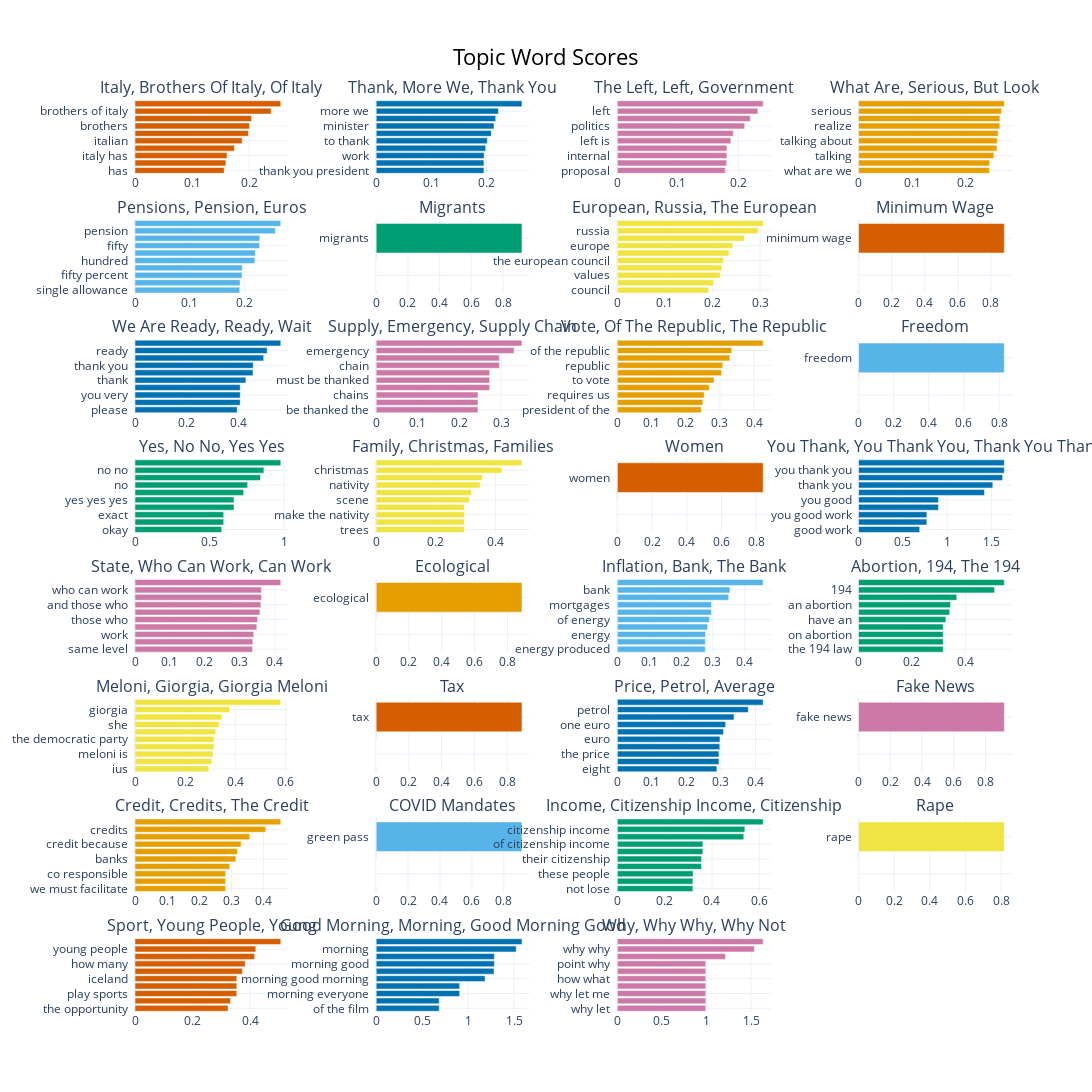

Notebook cell for this chart:
### Markdown cell above
Show the documents in a particular topic

### Code cell
fig = topic_model.visualize_barchart(width=280, height=330, top_n_topics=60, n_words=13, custom_labels=True)
fig.write_html(processed_dir + 'html/topic-word-scores.html')
fig

### Figure 1 — Plotly figure (JSON) as saved in the notebook; plotly's stock layout.template omitted (floating-point values rounded to 4 significant figures)
{"data": [{"marker": {"color": "#D55E00"}, "orientation": "h", "type": "bar", "x": [0.1562, 0.1592, 0.1611, 0.174, 0.1876, 0.1986, 0.2005, 0.204, 0.2383, 0.2553], "xaxis": "x", "y": ["has  ", "in italy  ", "italy has  ", "italians  ", "italian  ", "brothers of  ", "brothers  ", "of italy  ", "brothers of italy  ", "italy  "], "yaxis": "y"}, {"marker": {"color": "#0072B2"}, "orientation": "h", "type": "bar", "x": [0.1954, 0.1954, 0.1958, 0.1985, 0.2016, 0.2088, 0.2137, 0.2168, 0.2218, 0.2644], "xaxis": "x2", "y": ["thank you president  ", "you president  ", "work  ", "thank the  ", "to thank  ", "president  ", "minister  ", "thank you  ", "more we  ", "thank  "], "yaxis": "y2"}, {"marker": {"color": "#CC79A7"}, "orientation": "h", "type": "bar", "x": [0.1781, 0.1803, 0.1807, 0.1807, 0.1872, 0.1914, 0.2101, 0.2194, 0.2319, 0.2406], "xaxis": "x3", "y": ["proposal  ", "electoral campaign  ", "internal  ", "comparison  ", "left is  ", "the left is  ", "politics  ", "government  ", "left  ", "the left  "], "yaxis": "y3"}, {"marker": {"color": "#E69F00"}, "orientation": "h", "type": "bar", "x": [0.2442, 0.2442, 0.2522, 0.2578, 0.2584, 0.2601, 0.2633, 0.2633, 0.2664, 0.2716], "xaxis": "x4", "y": ["what are we  ", "you realize  ", "talking  ", "ve heard  ", "talking about  ", "me  ", "realize  ", "but look  ", "serious  ", "what are  "], "yaxis": "y4"}, {"marker": {"color": "#56B4E9"}, "orientation": "h", "type": "bar", "x": [0.1908, 0.1914, 0.195, 0.1956, 0.2184, 0.2193, 0.2272, 0.2274, 0.2558, 0.2657], "xaxis": "x5", "y": ["single allowance  ", "hundred and  ", "fifty percent  ", "leave  ", "hundred  ", "percent  ", "fifty  ", "euros  ", "pension  ", "pensions  "], "yaxis": "y5"}, {"marker": {"color": "#009E73"}, "orientation": "h", "type": "bar", "x": [0, 0, 0, 0, 0, 0, 0, 0, 0, 0.9194], "xaxis": "x6", "y": ["  ", "  ", "  ", "  ", "  ", "  ", "  ", "  ", "  ", "migrants  "], "yaxis": "y6"}, {"marker": {"color": "#F0E442"}, "orientation": "h", "type": "bar", "x": [0.1921, 0.2024, 0.2167, 0.2198, 0.2231, 0.2349, 0.2426, 0.267, 0.2961, 0.3066], "xaxis": "x7", "y": ["council  ", "of the european  ", "values  ", "european council  ", "the european council  ", "putin  ", "europe  ", "the european  ", "russia  ", "european  "], "yaxis": "y7"}, {"marker": {"color": "#D55E00"}, "orientation": "h", "type": "bar", "x": [0, 0, 0, 0, 0, 0, 0, 0, 0, 0.8808], "xaxis": "x8", "y": ["  ", "  ", "  ", "  ", "  ", "  ", "  ", "  ", "  ", "minimum wage  "], "yaxis": "y8"}, {"marker": {"color": "#0072B2"}, "orientation": "h", "type": "bar", "x": [0.3962, 0.408, 0.408, 0.408, 0.4298, 0.4575, 0.4583, 0.4989, 0.5125, 0.5653], "xaxis": "x9", "y": ["please  ", "you very much  ", "you very  ", "thank you very  ", "thank  ", "are ready  ", "thank you  ", "wait  ", "ready  ", "we are ready  "], "yaxis": "y9"}, {"marker": {"color": "#CC79A7"}, "orientation": "h", "type": "bar", "x": [0.2446, 0.2446, 0.2446, 0.2726, 0.2726, 0.2726, 0.296, 0.296, 0.3314, 0.3503], "xaxis": "x10", "y": ["be thanked the  ", "thanked the  ", "chains  ", "be thanked  ", "must be thanked  ", "thanked  ", "chain  ", "supply chain  ", "emergency  ", "supply  "], "yaxis": "y10"}, {"marker": {"color": "#E69F00"}, "orientation": "h", "type": "bar", "x": [0.2457, 0.2501, 0.2543, 0.269, 0.2829, 0.3049, 0.3083, 0.3293, 0.3347, 0.4267], "xaxis": "x11", "y": ["president of the  ", "the president of  ", "requires us  ", "government  ", "to vote  ", "electoral  ", "republic  ", "the republic  ", "of the republic  ", "vote  "], "yaxis": "y11"}, {"marker": {"color": "#56B4E9"}, "orientation": "h", "type": "bar", "x": [0, 0, 0, 0, 0, 0, 0, 0, 0, 0.8302], "xaxis": "x12", "y": ["  ", "  ", "  ", "  ", "  ", "  ", "  ", "  ", "  ", "freedom  "], "yaxis": "y12"}, {"marker": {"color": "#009E73"}, "orientation": "h", "type": "bar", "x": [0.5819, 0.5951, 0.5951, 0.6645, 0.6645, 0.7289, 0.7558, 0.8416, 0.8649, 0.9784], "xaxis": "x13", "y": ["okay  ", "perfect  ", "exact  ", "yes no  ", "yes yes yes  ", "no no no  ", "no  ", "yes yes  ", "no no  ", "yes  "], "yaxis": "y13"}, {"marker": {"color": "#F0E442"}, "orientation": "h", "type": "bar", "x": [0.2954, 0.2954, 0.2954, 0.2954, 0.3118, 0.3197, 0.3486, 0.3556, 0.4213, 0.4885], "xaxis": "x14", "y": ["trees  ", "the nativity  ", "make the nativity  ", "the nativity scene  ", "scene  ", "nativity scene  ", "nativity  ", "families  ", "christmas  ", "family  "], "yaxis": "y14"}, {"marker": {"color": "#D55E00"}, "orientation": "h", "type": "bar", "x": [0, 0, 0, 0, 0, 0, 0, 0, 0, 0.8404], "xaxis": "x15", "y": ["  ", "  ", "  ", "  ", "  ", "  ", "  ", "  ", "  ", "women  "], "yaxis": "y15"}, {"marker": {"color": "#0072B2"}, "orientation": "h", "type": "bar", "x": [0.6899, 0.7703, 0.7703, 0.9014, 0.9014, 1.42, 1.514, 1.625, 1.644, 1.644], "xaxis": "x16", "y": ["good work  ", "you  ", "you good work  ", "thank you good  ", "you good  ", "thank  ", "thank you  ", "thank you thank  ", "you thank you  ", "you thank  "], "yaxis": "y16"}, {"marker": {"color": "#CC79A7"}, "orientation": "h", "type": "bar", "x": [0.3362, 0.337, 0.3396, 0.3483, 0.3505, 0.3575, 0.36, 0.3616, 0.3616, 0.417], "xaxis": "x17", "y": ["same level  ", "those who can  ", "work  ", "just state  ", "those who  ", "and those  ", "and those who  ", "can work  ", "who can work  ", "state  "], "yaxis": "y17"}, {"marker": {"color": "#E69F00"}, "orientation": "h", "type": "bar", "x": [0, 0, 0, 0, 0, 0, 0, 0, 0, 0.8887], "xaxis": "x18", "y": ["  ", "  ", "  ", "  ", "  ", "  ", "  ", "  ", "  ", "ecological  "], "yaxis": "y18"}, {"marker": {"color": "#56B4E9"}, "orientation": "h", "type": "bar", "x": [0.2762, 0.2762, 0.2769, 0.2834, 0.289, 0.2954, 0.2954, 0.3497, 0.3536, 0.4579], "xaxis": "x19", "y": ["energy produced  ", "mortgages of  ", "energy  ", "produced  ", "of energy  ", "rates  ", "mortgages  ", "the bank  ", "bank  ", "inflation  "], "yaxis": "y19"}, {"marker": {"color": "#009E73"}, "orientation": "h", "type": "bar", "x": [0.3169, 0.3169, 0.3169, 0.3169, 0.3269, 0.3413, 0.3441, 0.3677, 0.5092, 0.5457], "xaxis": "x20", "y": ["the 194 law  ", "to have an  ", "on abortion  ", "law on abortion  ", "have an  ", "law 194  ", "an abortion  ", "the 194  ", "194  ", "abortion  "], "yaxis": "y20"}, {"marker": {"color": "#F0E442"}, "orientation": "h", "type": "bar", "x": [0.2942, 0.306, 0.3106, 0.315, 0.315, 0.3219, 0.335, 0.347, 0.3781, 0.5813], "xaxis": "x21", "y": ["ius  ", "democratic party  ", "meloni is  ", "the democratic  ", "the democratic party  ", "what meloni  ", "she  ", "giorgia meloni  ", "giorgia  ", "meloni  "], "yaxis": "y21"}, {"marker": {"color": "#D55E00"}, "orientation": "h", "type": "bar", "x": [0, 0, 0, 0, 0, 0, 0, 0, 0, 0.8912], "xaxis": "x22", "y": ["  ", "  ", "  ", "  ", "  ", "  ", "  ", "  ", "  ", "tax  "], "yaxis": "y22"}, {"marker": {"color": "#0072B2"}, "orientation": "h", "type": "bar", "x": [0.2883, 0.2942, 0.2942, 0.2967, 0.2972, 0.3075, 0.3136, 0.338, 0.3792, 0.4223], "xaxis": "x23", "y": ["eight  ", "price of  ", "the price  ", "average price  ", "euro  ", "the average  ", "one euro  ", "average  ", "petrol  ", "price  "], "yaxis": "y23"}, {"marker": {"color": "#CC79A7"}, "orientation": "h", "type": "bar", "x": [0, 0, 0, 0, 0, 0, 0, 0, 0, 0.9187], "xaxis": "x24", "y": ["  ", "  ", "  ", "  ", "  ", "  ", "  ", "  ", "  ", "fake news  "], "yaxis": "y24"}, {"marker": {"color": "#E69F00"}, "orientation": "h", "type": "bar", "x": [0.2825, 0.2825, 0.2825, 0.2956, 0.3143, 0.319, 0.3305, 0.3577, 0.4074, 0.4544], "xaxis": "x25", "y": ["we must facilitate  ", "acquire the  ", "co responsible  ", "those credits  ", "banks  ", "facilitate  ", "credit because  ", "the credit  ", "credits  ", "credit  "], "yaxis": "y25"}, {"marker": {"color": "#56B4E9"}, "orientation": "h", "type": "bar", "x": [0, 0, 0, 0, 0, 0, 0, 0, 0, 0.914], "xaxis": "x26", "y": ["  ", "  ", "  ", "  ", "  ", "  ", "  ", "  ", "  ", "green pass  "], "yaxis": "y26"}, {"marker": {"color": "#009E73"}, "orientation": "h", "type": "bar", "x": [0.3193, 0.3193, 0.3202, 0.3559, 0.3559, 0.3615, 0.3615, 0.5343, 0.539, 0.6163], "xaxis": "x27", "y": ["not lose  ", "not lose their  ", "these people  ", "their citizenship income  ", "their citizenship  ", "of citizenship  ", "of citizenship income  ", "citizenship  ", "citizenship income  ", "income  "], "yaxis": "y27"}, {"marker": {"color": "#F0E442"}, "orientation": "h", "type": "bar", "x": [0, 0, 0, 0, 0, 0, 0, 0, 0, 0.8169], "xaxis": "x28", "y": ["  ", "  ", "  ", "  ", "  ", "  ", "  ", "  ", "  ", "rape  "], "yaxis": "y28"}, {"marker": {"color": "#D55E00"}, "orientation": "h", "type": "bar", "x": [0.3232, 0.3314, 0.3536, 0.3536, 0.3536, 0.3732, 0.3827, 0.4153, 0.4195, 0.5063], "xaxis": "x29", "y": ["the opportunity  ", "play  ", "play sports  ", "sporting  ", "iceland  ", "sports  ", "how many  ", "young  ", "young people  ", "sport  "], "yaxis": "y29"}, {"marker": {"color": "#0072B2"}, "orientation": "h", "type": "bar", "x": [0.686, 0.686, 0.9086, 0.9086, 1.185, 1.282, 1.287, 1.287, 1.524, 1.587], "xaxis": "x30", "y": ["of the film  ", "thanks good  ", "morning everyone  ", "good morning everyone  ", "morning good morning  ", "good  ", "morning good  ", "good morning good  ", "morning  ", "good morning  "], "yaxis": "y30"}, {"marker": {"color": "#CC79A7"}, "orientation": "h", "type": "bar", "x": [0.9919, 0.9919, 0.9919, 0.9919, 0.9919, 0.9919, 0.9919, 1.212, 1.537, 1.636], "xaxis": "x31", "y": ["why let  ", "why not but  ", "why let me  ", "why not why  ", "how what  ", "know why let  ", "point why  ", "why not  ", "why why  ", "why  "], "yaxis": "y31"}], "layout": {"annotations": [{"font": {"size": 16}, "showarrow": false, "text": "Italy, Brothers Of Italy, Of Italy", "x": 0.0875, "xanchor": "center", "xref": "paper", "y": 1, "yanchor": "bottom", "yref": "paper"}, {"font": {"size": 16}, "showarrow": false, "text": "Thank, More We, Thank You", "x": 0.3625, "xanchor": "center", "xref": "paper", "y": 1, "yanchor": "bottom", "yref": "paper"}, {"font": {"size": 16}, "showarrow": false, "text": "The Left, Left, Government", "x": 0.6375, "xanchor": "center", "xref": "paper", "y": 1, "yanchor": "bottom", "yref": "paper"}, {"font": {"size": 16}, "showarrow": false, "text": "What Are, Serious, But Look", "x": 0.9125, "xanchor": "center", "xref": "paper", "y": 1, "yanchor": "bottom", "yref": "paper"}, {"font": {"size": 16}, "showarrow": false, "text": "Pensions, Pension, Euros", "x": 0.0875, "xanchor": "center", "xref": "paper", "y": 0.8687, "yanchor": "bottom", "yref": "paper"}, {"font": {"size": 16}, "showarrow": false, "text": "Migrants", "x": 0.3625, "xanchor": "center", "xref": "paper", "y": 0.8687, "yanchor": "bottom", "yref": "paper"}, {"font": {"size": 16}, "showarrow": false, "text": "European, Russia, The European", "x": 0.6375, "xanchor": "center", "xref": "paper", "y": 0.8687, "yanchor": "bottom", "yref": "paper"}, {"font": {"size": 16}, "showarrow": false, "text": "Minimum Wage", "x": 0.9125, "xanchor": "center", "xref": "paper", "y": 0.8687, "yanchor": "bottom", "yref": "paper"}, {"font": {"size": 16}, "showarrow": false, "text": "We Are Ready, Ready, Wait", "x": 0.0875, "xanchor": "center", "xref": "paper", "y": 0.7375, "yanchor": "bottom", "yref": "paper"}, {"font": {"size": 16}, "showarrow": false, "text": "Supply, Emergency, Supply Chain", "x": 0.3625, "xanchor": "center", "xref": "paper", "y": 0.7375, "yanchor": "bottom", "yref": "paper"}, {"font": {"size": 16}, "showarrow": false, "text": "Vote, Of The Republic, The Republic", "x": 0.6375, "xanchor": "center", "xref": "paper", "y": 0.7375, "yanchor": "bottom", "yref": "paper"}, {"font": {"size": 16}, "showarrow": false, "text": "Freedom", "x": 0.9125, "xanchor": "center", "xref": "paper", "y": 0.7375, "yanchor": "bottom", "yref": "paper"}, {"font": {"size": 16}, "showarrow": false, "text": "Yes, No No, Yes Yes", "x": 0.0875, "xanchor": "center", "xref": "paper", "y": 0.6062, "yanchor": "bottom", "yref": "paper"}, {"font": {"size": 16}, "showarrow": false, "text": "Family, Christmas, Families", "x": 0.3625, "xanchor": "center", "xref": "paper", "y": 0.6062, "yanchor": "bottom", "yref": "paper"}, {"font": {"size": 16}, "showarrow": false, "text": "Women", "x": 0.6375, "xanchor": "center", "xref": "paper", "y": 0.6062, "yanchor": "bottom", "yref": "paper"}, {"font": {"size": 16}, "showarrow": false, "text": "You Thank, You Thank You, Thank You Thank", "x": 0.9125, "xanchor": "center", "xref": "paper", "y": 0.6062, "yanchor": "bottom", "yref": "paper"}, {"font": {"size": 16}, "showarrow": false, "text": "State, Who Can Work, Can Work", "x": 0.0875, "xanchor": "center", "xref": "paper", "y": 0.475, "yanchor": "bottom", "yref": "paper"}, {"font": {"size": 16}, "showarrow": false, "text": "Ecological", "x": 0.3625, "xanchor": "center", "xref": "paper", "y": 0.475, "yanchor": "bottom", "yref": "paper"}, {"font": {"size": 16}, "showarrow": false, "text": "Inflation, Bank, The Bank", "x": 0.6375, "xanchor": "center", "xref": "paper", "y": 0.475, "yanchor": "bottom", "yref": "paper"}, {"font": {"size": 16}, "showarrow": false, "text": "Abortion, 194, The 194", "x": 0.9125, "xanchor": "center", "xref": "paper", "y": 0.475, "yanchor": "bottom", "yref": "paper"}, {"font": {"size": 16}, "showarrow": false, "text": "Meloni, Giorgia, Giorgia Meloni", "x": 0.0875, "xanchor": "center", "xref": "paper", "y": 0.3437, "yanchor": "bottom", "yref": "paper"}, {"font": {"size": 16}, "showarrow": false, "text": "Tax", "x": 0.3625, "xanchor": "center", "xref": "paper", "y": 0.3437, "yanchor": "bottom", "yref": "paper"}, {"font": {"size": 16}, "showarrow": false, "text": "Price, Petrol, Average", "x": 0.6375, "xanchor": "center", "xref": "paper", "y": 0.3437, "yanchor": "bottom", "yref": "paper"}, {"font": {"size": 16}, "showarrow": false, "text": "Fake News", "x": 0.9125, "xanchor": "center", "xref": "paper", "y": 0.3437, "yanchor": "bottom", "yref": "paper"}, {"font": {"size": 16}, "showarrow": false, "text": "Credit, Credits, The Credit", "x": 0.0875, "xanchor": "center", "xref": "paper", "y": 0.2125, "yanchor": "bottom", "yref": "paper"}, {"font": {"size": 16}, "showarrow": false, "text": "COVID Mandates", "x": 0.3625, "xanchor": "center", "xref": "paper", "y": 0.2125, "yanchor": "bottom", "yref": "paper"}, {"font": {"size": 16}, "showarrow": false, "text": "Income, Citizenship Income, Citizenship", "x": 0.6375, "xanchor": "center", "xref": "paper", "y": 0.2125, "yanchor": "bottom", "yref": "paper"}, {"font": {"size": 16}, "showarrow": false, "text": "Rape", "x": 0.9125, "xanchor": "center", "xref": "paper", "y": 0.2125, "yanchor": "bottom", "yref": "paper"}, {"font": {"size": 16}, "showarrow": false, "text": "Sport, Young People, Young", "x": 0.0875, "xanchor": "center", "xref": "paper", "y": 0.08125, "yanchor": "bottom", "yref": "paper"}, {"font": {"size": 16}, "showarrow": false, "text": "Good Morning, Morning, Good Morning Good", "x": 0.3625, "xanchor": "center", "xref": "paper", "y": 0.08125, "yanchor": "bottom", "yref": "paper"}, {"font": {"size": 16}, "showarrow": false, "text": "Why, Why Why, Why Not", "x": 0.6375, "xanchor": "center", "xref": "paper", "y": 0.08125, "yanchor": "bottom", "yref": "paper"}], "height": 2640, "hoverlabel": {"bgcolor": "white", "font": {"family": "Rockwell", "size": 16}}, "showlegend": false, "title": {"font": {"color": "Black", "size": 22}, "text": "Topic Word Scores", "x": 0.5, "xanchor": "center", "yanchor": "top"}, "width": 1120, "xaxis": {"anchor": "y", "domain": [0, 0.175], "showgrid": true}, "xaxis10": {"anchor": "y10", "domain": [0.275, 0.45], "showgrid": true}, "xaxis11": {"anchor": "y11", "domain": [0.55, 0.725], "showgrid": true}, "xaxis12": {"anchor": "y12", "domain": [0.825, 1], "showgrid": true}, "xaxis13": {"anchor": "y13", "domain": [0, 0.175], "showgrid": true}, "xaxis14": {"anchor": "y14", "domain": [0.275, 0.45], "showgrid": true}, "xaxis15": {"anchor": "y15", "domain": [0.55, 0.725], "showgrid": true}, "xaxis16": {"anchor": "y16", "domain": [0.825, 1], "showgrid": true}, "xaxis17": {"anchor": "y17", "domain": [0, 0.175], "showgrid": true}, "xaxis18": {"anchor": "y18", "domain": [0.275, 0.45], "showgrid": true}, "xaxis19": {"anchor": "y19", "domain": [0.55, 0.725], "showgrid": true}, "xaxis2": {"anchor": "y2", "domain": [0.275, 0.45], "showgrid": true}, "xaxis20": {"anchor": "y20", "domain": [0.825, 1], "showgrid": true}, "xaxis21": {"anchor": "y21", "domain": [0, 0.175], "showgrid": true}, "xaxis22": {"anchor": "y22", "domain": [0.275, 0.45], "showgrid": true}, "xaxis23": {"anchor": "y23", "domain": [0.55, 0.725], "showgrid": true}, "xaxis24": {"anchor": "y24", "domain": [0.825, 1], "showgrid": true}, "xaxis25": {"anchor": "y25", "domain": [0, 0.175], "showgrid": true}, "xaxis26": {"anchor": "y26", "domain": [0.275, 0.45], "showgrid": true}, "xaxis27": {"anchor": "y27", "domain": [0.55, 0.725], "showgrid": true}, "xaxis28": {"anchor": "y28", "domain": [0.825, 1], "showgrid": true}, "xaxis29": {"anchor": "y29", "domain": [0, 0.175], "showgrid": true}, "xaxis3": {"anchor": "y3", "domain": [0.55, 0.725], "showgrid": true}, "xaxis30": {"anchor": "y30", "domain": [0.275, 0.45], "showgrid": true}, "xaxis31": {"anchor": "y31", "domain": [0.55, 0.725], "showgrid": true}, "xaxis32": {"anchor": "y32", "domain": [0.825, 1], "showgrid": true}, "xaxis4": {"anchor": "y4", "domain": [0.825, 1], "showgrid": true}, "xaxis5": {"anchor": "y5", "domain": [0, 0.175], "showgrid": true}, "xaxis6": {"anchor": "y6", "domain": [0.275, 0.45], "showgrid": true}, "xaxis7": {"anchor": "y7", "domain": [0.55, 0.725], "showgrid": true}, "xaxis8": {"anchor": "y8", "domain": [0.825, 1], "showgrid": true}, "xaxis9": {"anchor": "y9", "domain": [0, 0.175], "showgrid": true}, "yaxis": {"anchor": "x", "domain": [0.9187, 1], "showgrid": true}, "yaxis10": {"anchor": "x10", "domain": [0.6562, 0.7375], "showgrid": true}, "yaxis11": {"anchor": "x11", "domain": [0.6562, 0.7375], "showgrid": true}, "yaxis12": {"anchor": "x12", "domain": [0.6562, 0.7375], "showgrid": true}, "yaxis13": {"anchor": "x13", "domain": [0.525, 0.6062], "showgrid": true}, "yaxis14": {"anchor": "x14", "domain": [0.525, 0.6062], "showgrid": true}, "yaxis15": {"anchor": "x15", "domain": [0.525, 0.6062], "showgrid": true}, "yaxis16": {"anchor": "x16", "domain": [0.525, 0.6062], "showgrid": true}, "yaxis17": {"anchor": "x17", "domain": [0.3937, 0.475], "showgrid": true}, "yaxis18": {"anchor": "x18", "domain": [0.3937, 0.475], "showgrid": true}, "yaxis19": {"anchor": "x19", "domain": [0.3937, 0.475], "showgrid": true}, "yaxis2": {"anchor": "x2", "domain": [0.9187, 1], "showgrid": true}, "yaxis20": {"anchor": "x20", "domain": [0.3937, 0.475], "showgrid": true}, "yaxis21": {"anchor": "x21", "domain": [0.2625, 0.3437], "showgrid": true}, "yaxis22": {"anchor": "x22", "domain": [0.2625, 0.3437], "showgrid": true}, "yaxis23": {"anchor": "x23", "domain": [0.2625, 0.3437], "showgrid": true}, "yaxis24": {"anchor": "x24", "domain": [0.2625, 0.3437], "showgrid": true}, "yaxis25": {"anchor": "x25", "domain": [0.1312, 0.2125], "showgrid": true}, "yaxis26": {"anchor": "x26", "domain": [0.1312, 0.2125], "showgrid": true}, "yaxis27": {"anchor": "x27", "domain": [0.1312, 0.2125], "showgrid": true}, "yaxis28": {"anchor": "x28", "domain": [0.1312, 0.2125], "showgrid": true}, "yaxis29": {"anchor": "x29", "domain": [0, 0.08125], "showgrid": true}, "yaxis3": {"anchor": "x3", "domain": [0.9187, 1], "showgrid": true}, "yaxis30": {"anchor": "x30", "domain": [0, 0.08125], "showgrid": true}, "yaxis31": {"anchor": "x31", "domain": [0, 0.08125], "showgrid": true}, "yaxis32": {"anchor": "x32", "domain": [0, 0.08125], "showgrid": true}, "yaxis4": {"anchor": "x4", "domain": [0.9187, 1], "showgrid": true}, "yaxis5": {"anchor": "x5", "domain": [0.7875, 0.8687], "showgrid": true}, "yaxis6": {"anchor": "x6", "domain": [0.7875, 0.8687], "showgrid": true}, "yaxis7": {"anchor": "x7", "domain": [0.7875, 0.8687], "showgrid": true}, "yaxis8": {"anchor": "x8", "domain": [0.7875, 0.8687], "showgrid": true}, "yaxis9": {"anchor": "x9", "domain": [0.6562, 0.7375], "showgrid": true}}}
